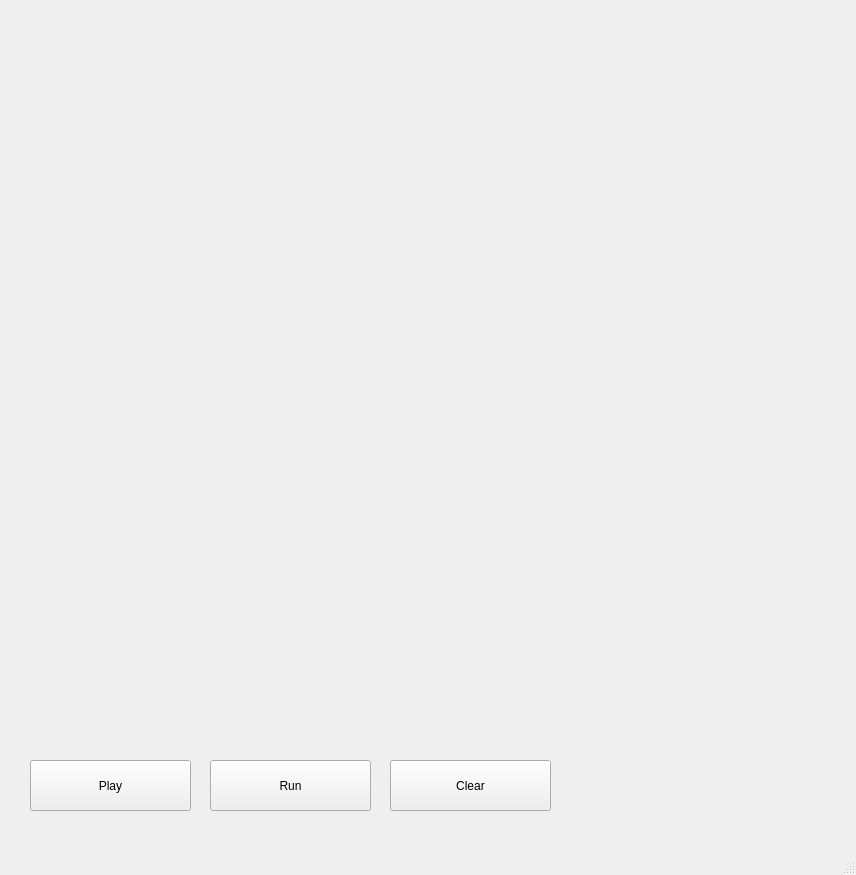
<?xml version="1.0" encoding="UTF-8"?>
<ui version="4.0">
 <class>MainWindow</class>
 <widget class="QMainWindow" name="MainWindow">
  <property name="geometry">
   <rect>
    <x>0</x>
    <y>0</y>
    <width>856</width>
    <height>875</height>
   </rect>
  </property>
  <property name="windowTitle">
   <string>MainWindow</string>
  </property>
  <widget class="QWidget" name="centralwidget">
   <widget class="QPushButton" name="button_">
    <property name="geometry">
     <rect>
      <x>30</x>
      <y>760</y>
      <width>161</width>
      <height>51</height>
     </rect>
    </property>
    <property name="text">
     <string>Play</string>
    </property>
   </widget>
   <widget class="QPushButton" name="run_button">
    <property name="geometry">
     <rect>
      <x>210</x>
      <y>760</y>
      <width>161</width>
      <height>51</height>
     </rect>
    </property>
    <property name="text">
     <string>Run</string>
    </property>
    <property name="checkable">
     <bool>true</bool>
    </property>
   </widget>
   <widget class="QPushButton" name="clear_button">
    <property name="geometry">
     <rect>
      <x>390</x>
      <y>760</y>
      <width>161</width>
      <height>51</height>
     </rect>
    </property>
    <property name="text">
     <string>Clear</string>
    </property>
   </widget>
  </widget>
  <widget class="QMenuBar" name="menubar">
   <property name="geometry">
    <rect>
     <x>0</x>
     <y>0</y>
     <width>856</width>
     <height>22</height>
    </rect>
   </property>
  </widget>
  <widget class="QStatusBar" name="statusbar"/>
 </widget>
 <resources/>
 <connections/>
</ui>
